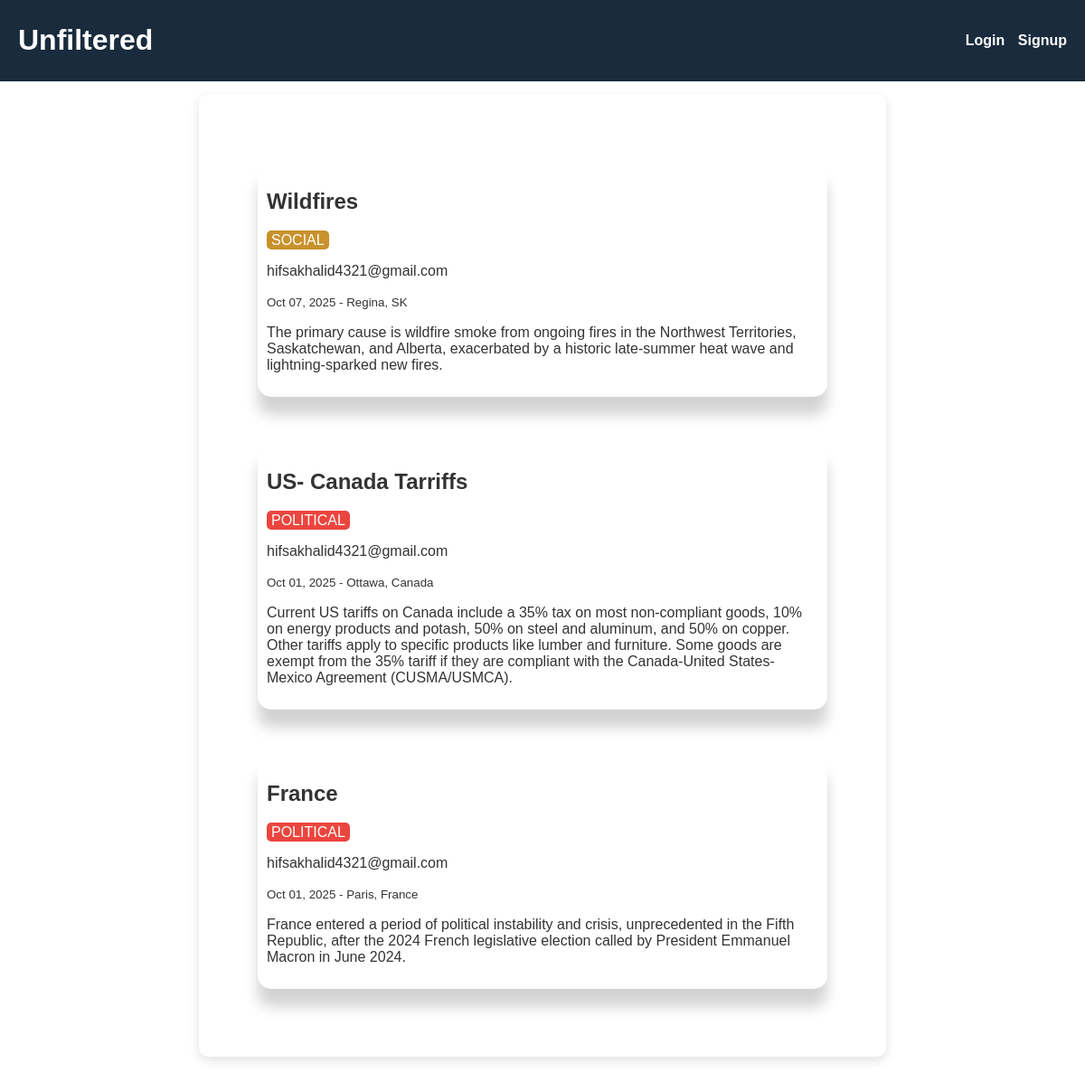
Before: / with the older database file.
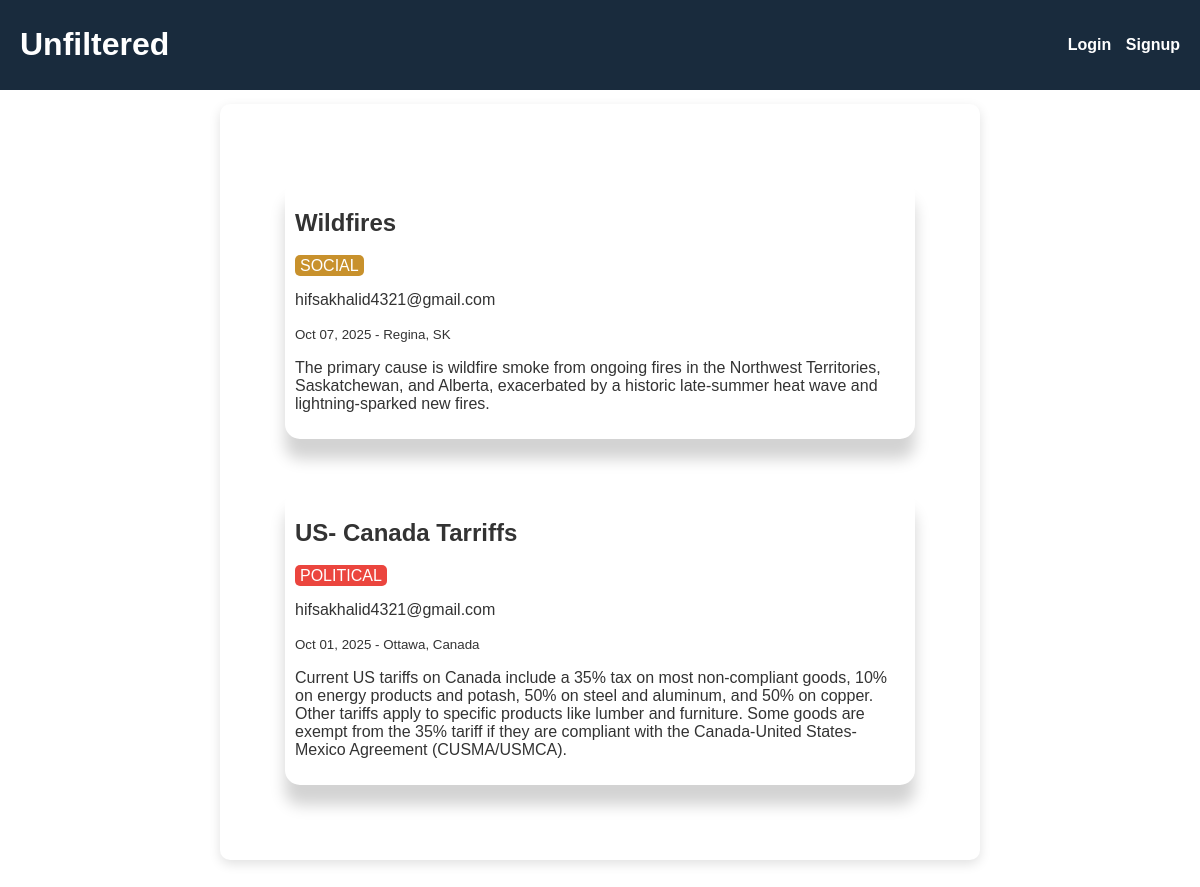
After: the same page with the newer database file.
### posts/models.py (models this page shows, shortened)
class Post(models.Model):
    is_active = models.BooleanField(default=True)
    author = models.ForeignKey(User, on_delete=models.CASCADE)
    title = models.CharField(max_length=255, blank=True)
    description = models.TextField()
    date_time = models.DateTimeField()
    location = models.CharField(max_length=100)
    TAG_CHOICES = [
        ('NATURAL', 'Natural'),
        ('SOCIAL', 'Social'),
        ('POLITICAL', 'Political'),
    ]
    tag = models.CharField(
        max_length=10,
        choices=TAG_CHOICES,
        default='SOCIAL',
    )

### posts/views.py (the view)
# urls.py: path("", home, name="home"),
def home(request):
    active_posts_query = Post.objects.filter(is_active=True).order_by('-date_time')
    posts_to_display = None
    if request.user.is_authenticated:
        posts_to_display = active_posts_query
    else:
        posts_to_display = active_posts_query[:6]
    context = {
        'posts': posts_to_display,
    }
    return render(request, 'posts/home.html', context)

### posts/templates/posts/home.html (shortened to what this page needs)
{% extends "posts/posts_base.html" %} {% load static %}  {% block content %}
<div class="post-container">
  {% if user.is_authenticated %} {% for post in posts %}
  <div class="post">
    <h2>{{ post.title }}</h2>
    <span class="tag tag-{{ post.tag|lower }}">{{ post.get_tag_display }}</span>
    <p>{{ post.author.username }}</p>
    <small>{{ post.date_time|date:"M d, Y" }} - {{post.location}}</small>
    <p>{{ post.description }}</p>
    <a href="{% url 'posts:report_post' post_id=post.id %}" class="report-link"
      >!</a
    >
  </div>
  {% endfor %} {% else %} {% for post in posts %}
  <div class="post">
    <h2>{{ post.title }}</h2>
    <span class="tag tag-{{ post.tag|lower }}">{{ post.get_tag_display }}</span>
    <p>{{ post.author.username }}</p>
    <small>{{ post.date_time|date:"M d, Y" }} - {{post.location}}</small>
    <p>{{ post.description }}</p>
  </div>
  {% endfor %} {% endif %}
</div>
{% endblock content %}

Changed rows visible on the page:
no longer on this page (row edited): Post: title "France", tag "POLITICAL", author.username "hifsakhalid4321@gmail.com", date_time "Oct 01, 2025", location "Paris, France", description "France entered a period of political instability and crisis, unprecedented in the Fifth Republic, after the 2024 French legislative election called by President Emmanuel Macron in June 2024."
